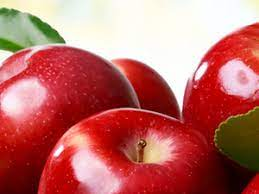
#> input picture 0614/download_image_data/106_apple.jpg, 259 x 194 px; its folder holds 4 pictures in this run
$ jupyter execute Untitled-2.ipynb
#> lines starting #> are read from the running program, lines starting #| are printed output that depends on the picture
[cell 1]
import os
import cv2

def make_square_image(input_path, output_path):
    # 이미지 불러오기
#> called with input_path = './download_image_data/106_apple.jpg'
    image = cv2.imread(input_path)
#> image is the input picture: shape (194, 259, 3); mean B, G, R 102.5, 107.1, 188.7

    # 이미지의 너비와 높이 가져오기
    height, width, _ = image.shape
#> height = 194; width = 259

    # 짧은 길이 계산
    min_dim = min(height, width)
#> min_dim = 194

    # 짧은 길이를 기준으로 이미지를 정사각형으로 자르기
    cropped_image = image[:min_dim, :min_dim]
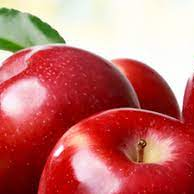
#> cropped_image: shape (194, 194, 3); mean B, G, R 109.4, 112.9, 196.5

    # 정사각형 이미지 저장
    cv2.imwrite(output_path, cropped_image)

# 이미지가 있는 폴더 경로 설정
input_folder = "./download_image_data/"
output_folder = "./cropped_image_data/"

# 폴더 내의 이미지 파일들에 대해 작업 수행
for filename in os.listdir(input_folder):
    file_path = os.path.join(input_folder, filename)
    if os.path.isfile(file_path):
        # 이미지 파일인 경우에만 작업 수행
        image_extension = os.path.splitext(filename)[1].lower()
        if image_extension in ['.jpg', '.jpeg', '.png', '.bmp']:
            # 이미지를 정사각형으로 변환하여 저장할 경로 지정
            output_filename = "square_" + filename
            output_path = os.path.join(output_folder, output_filename)

            # 이미지를 정사각형으로 변환하여 저장
            make_square_image(file_path, output_path)

            print(f"{filename}을 정사각형으로 변환하여 {output_path}에 저장하였습니다.")
